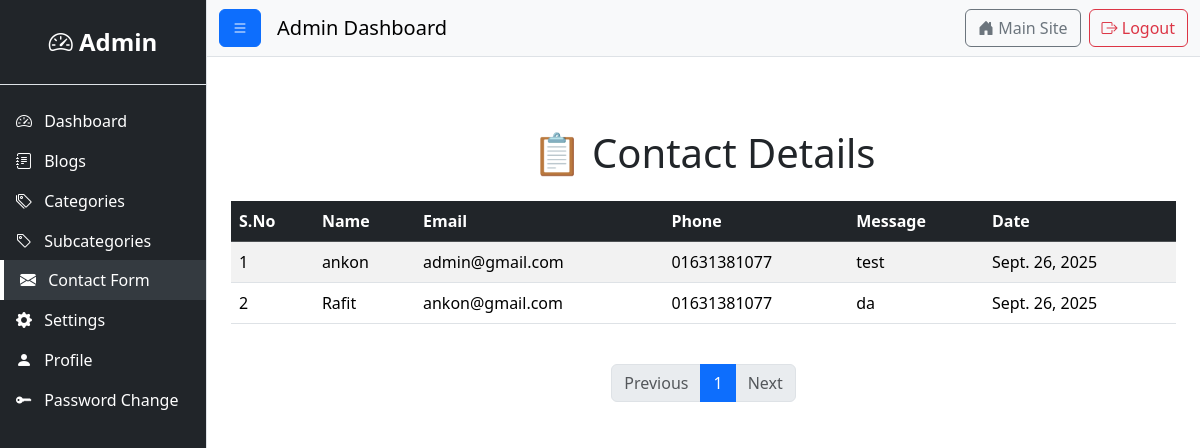
The page /user/contact-froms (signed in) on the database its author committed.
### home/models.py (models this page shows, shortened)
class Contact(models.Model):
    sno = models.AutoField(primary_key=True)
    name = models.CharField(max_length=100)
    email = models.EmailField()
    phone = models.CharField(max_length=15)
    message = models.TextField(max_length=100)
    date = models.DateField(auto_now_add=True)

### user/views.py (the view)
# urls.py: path('contact-froms', views.all_contact_form , name ='all_contact_form'),
@login_required
def all_contact_form(request):
    contacts = Contact.objects.all().order_by('-date')
    paginator = Paginator(contacts, 12)  # 12 blogs per page
    page_number = request.GET.get('page')
    page_obj = paginator.get_page(page_number)
    context ={
        'contacts': page_obj,
        'page_obj': page_obj
    }
    return render(request , 'user/contact_list.html' ,context)

### home/context_processors.py (called while the page is built)
def websetting_processor(request):
    websetting = Websetting.objects.first()
    return {'websetting': websetting}

### user/templates/user/contact_list.html
{% extends "base.html" %}
{% load static %}
{% block content %}
<div class="container py-5">
    <h1 class="mb-4 text-center">📋 Contact Details</h1>
    {% if contacts %}
    <div class="table-responsive">
        <table class="table table-striped table-hover align-middle">
            <thead class="table-dark">
                <tr>
                    <th>S.No</th>
                    <th>Name</th>
                    <th>Email</th>
                    <th>Phone</th>
                    <th>Message</th>
                    <th>Date</th>
                </tr>
            </thead>
            <tbody>
                {% for contact in contacts %}
                <tr>
                    <td>{{ forloop.counter0|add:contacts.start_index }}</td>
                    <td>{{ contact.name }}</td>
                    <td>{{ contact.email }}</td>
                    <td>{{ contact.phone }}</td>
                    <td>{{ contact.message }}</td>
                    <td>{{ contact.date }}</td>
                </tr>
                {% endfor %}
            </tbody>
        </table>
    </div>
    <nav aria-label="Page navigation">
      <ul class="pagination justify-content-center mt-4">
        {% if page_obj.has_previous %}
          <li class="page-item">
            <a class="page-link" href="?page={{ page_obj.previous_page_number }}">Previous</a>
          </li>
        {% else %}
          <li class="page-item disabled"><span class="page-link">Previous</span></li>
        {% endif %}
        {% for num in page_obj.paginator.page_range %}
          {% if page_obj.number == num %}
            <li class="page-item active"><span class="page-link">{{ num }}</span></li>
          {% elif num > page_obj.number|add:-3 and num < page_obj.number|add:3 %}
            <li class="page-item"><a class="page-link" href="?page={{ num }}">{{ num }}</a></li>
          {% endif %}
        {% endfor %}
        {% if page_obj.has_next %}
          <li class="page-item">
            <a class="page-link" href="?page={{ page_obj.next_page_number }}">Next</a>
          </li>
        {% else %}
          <li class="page-item disabled"><span class="page-link">Next</span></li>
        {% endif %}
      </ul>
    </nav>
    {% else %}
    <p class="text-center text-muted">No contact messages found.</p>
    {% endif %}
</div>
{% endblock %}

### rows shown on the page
Contact: name "ankon", email "admin@gmail.com", phone "01631381077", message "test", date "Sept. 26, 2025"
Contact: name "Rafit", email "ankon@gmail.com", phone "01631381077", message "da", date "Sept. 26, 2025"

### other values the page prints
{{ num }} "1"
